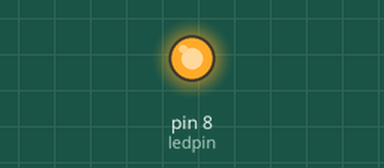
Bench run of a sketch on a simulated Arduino Uno, built with avr-gcc and run on an emulated ATmega328P. Shown: output pins drawn as LEDs (lit = HIGH).

Above: at 1.0 s.
At 5.5 s:
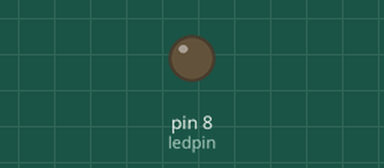
Timing chart, 0 to 6.9 s (numbered marks = the images above):
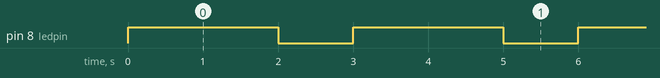

The sketch:

TAF_1.ino
```cpp
int ledpin = 8;

void setup() {
  pinMode(ledpin,OUTPUT);
}
void loop() {
  digitalWrite(ledpin,HIGH);
  delay(2000);
  digitalWrite(ledpin,LOW);
  delay(1000);
}
```

Measured:
- by itself, pin 8 (ledpin): alternates HIGH for 2.0 s and LOW for 1.0 s
